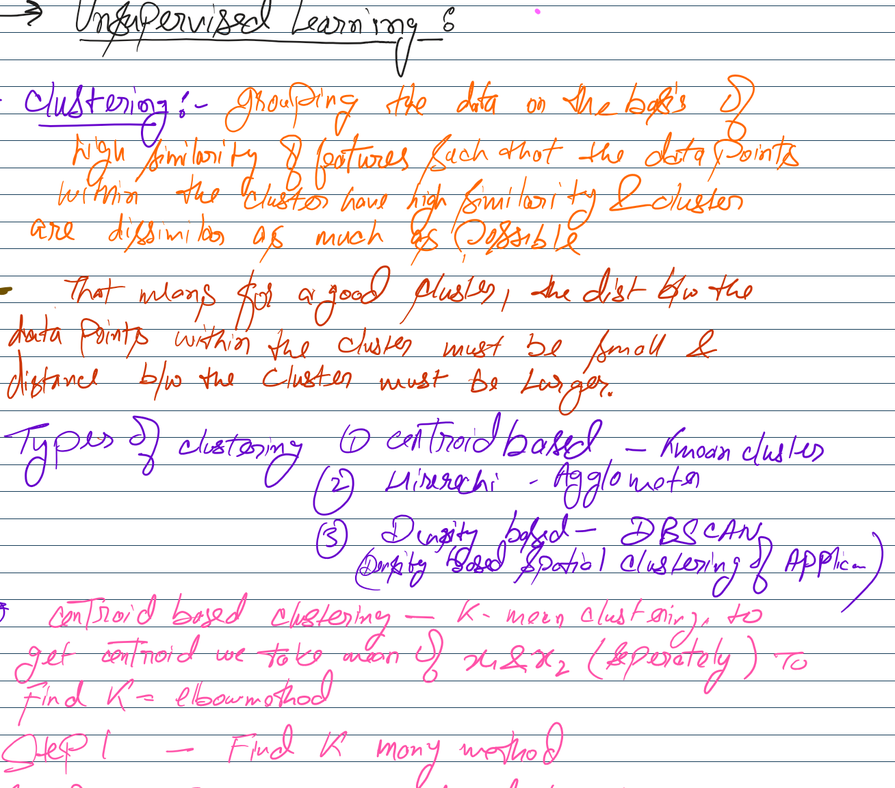
#> input picture Handwritten_notes.png, 895 x 788 px, shrunk from 1308 x 1152 before the run
$ jupyter execute --allow-errors OCR_testing.ipynb
#> lines starting #> are read from the running program, lines starting #| are printed output that depends on the picture; after the words box and inside, x2 and y2 are one past the last pixel; in counts of white or black regions, pixels touching at a corner belong together
## OCR (Optical Character Recognition)

This OCR app will be used to extract text from an image of handwritten notes

Take image (handwritten Notes) --> Process the image(Computer Vision) --> LLM (Role assigned as OCR)

[cell 1]
# pip install opencv-python

[cell 2]
import cv2
import matplotlib.pyplot as plt
import google.generativeai as genai
from PIL import Image
import os

[cell 3]
image = cv2.imread('Handwritten_notes.png')  # right now it is a BGR image (need to be converted into RGB)
#> image is the input picture: shape (788, 895, 3); mean B, G, R 239, 235.5, 244
image = cv2.cvtColor(image, cv2.COLOR_BGR2RGB) # BGR --> RGB
image_gray = cv2.cvtColor(image, cv2.COLOR_RGB2GRAY) # RGB --> greyscale
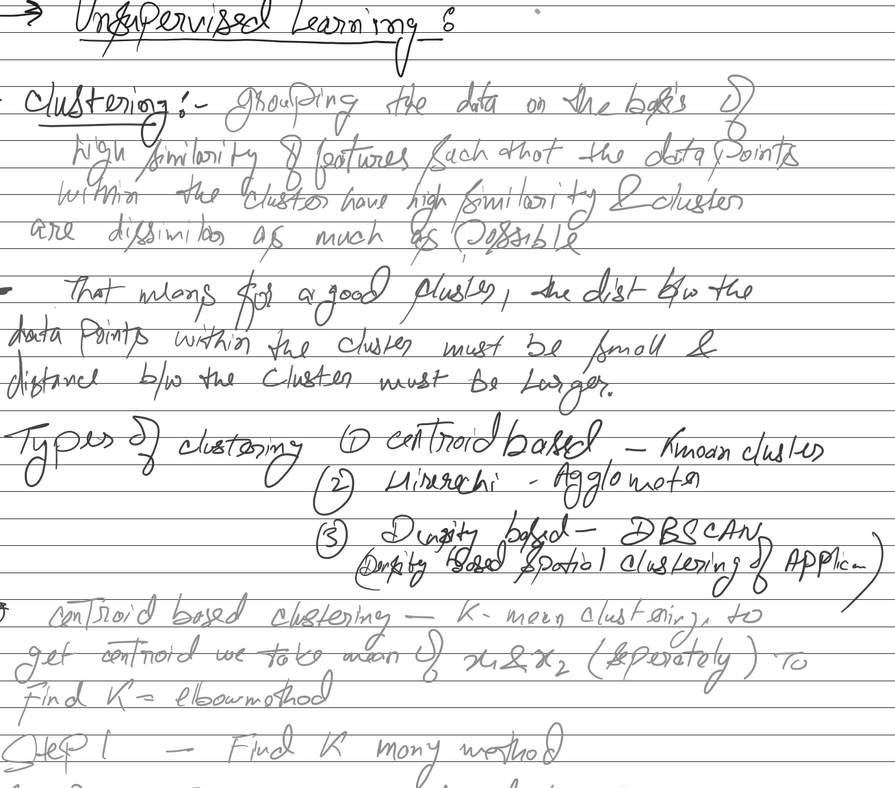
#> image_gray: shape (788, 895); min 0, max 255, mean 238.4
_,image_bw = cv2.threshold(image_gray,170,255,cv2.THRESH_BINARY)
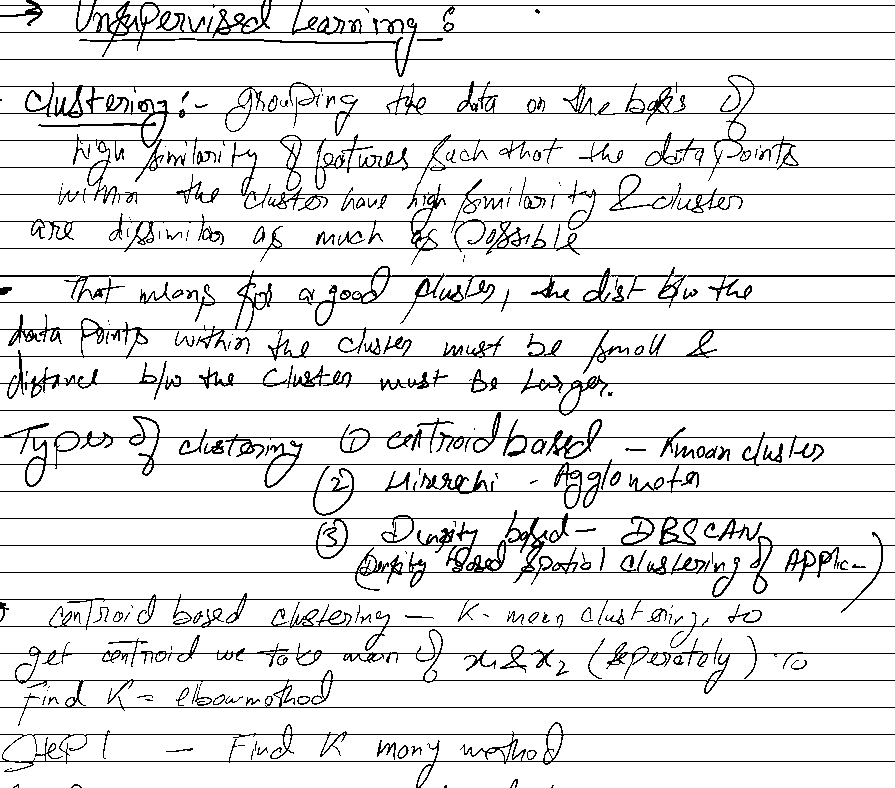
#> image_bw: shape (788, 895); 90.1% white; black in thin lines or dots

[cell 4]
# Its a color image (3D)

image_gray.shape
#> Out = (788, 895)

$ run again, with WhatsApp Image 2026-01-21 at 2.26.25 PM.jpeg saved as Handwritten_notes.png
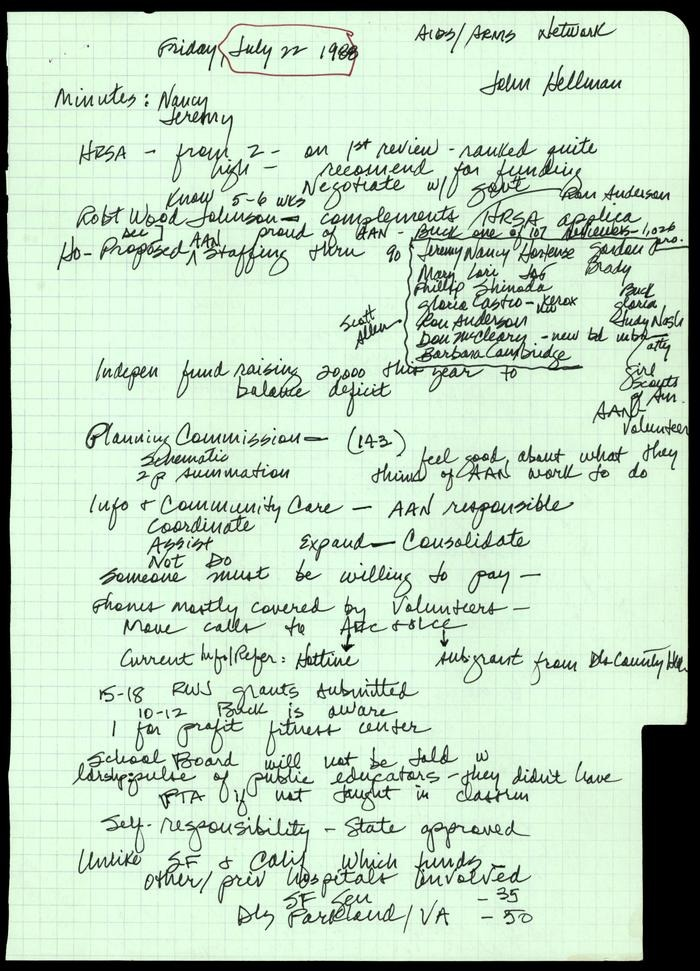
#> input picture WhatsApp Image 2026-01-21 at 2.26.25 PM.jpeg, 700 x 971 px
#> image is the input picture: shape (971, 700, 3); mean B, G, R 194.7, 216, 194.1
#> `_,image_bw = cv2.threshold(image_gray,170,255,cv2.THRESH_BINARY)`:
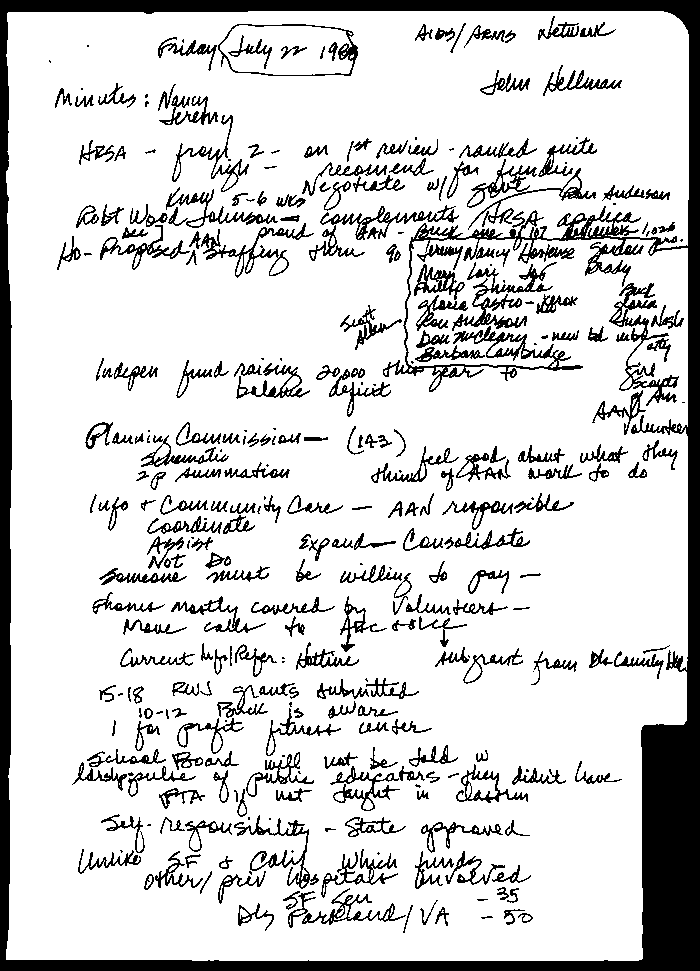
#> image_bw: shape (971, 700); 83.4% white; 330 black regions (70 under 20 px), largest, box (x1, y1, x2, y2) and area: (0, 0, 700, 971) 53172, (609, 283, 679, 406) 1638, (452, 262, 557, 331) 1559
